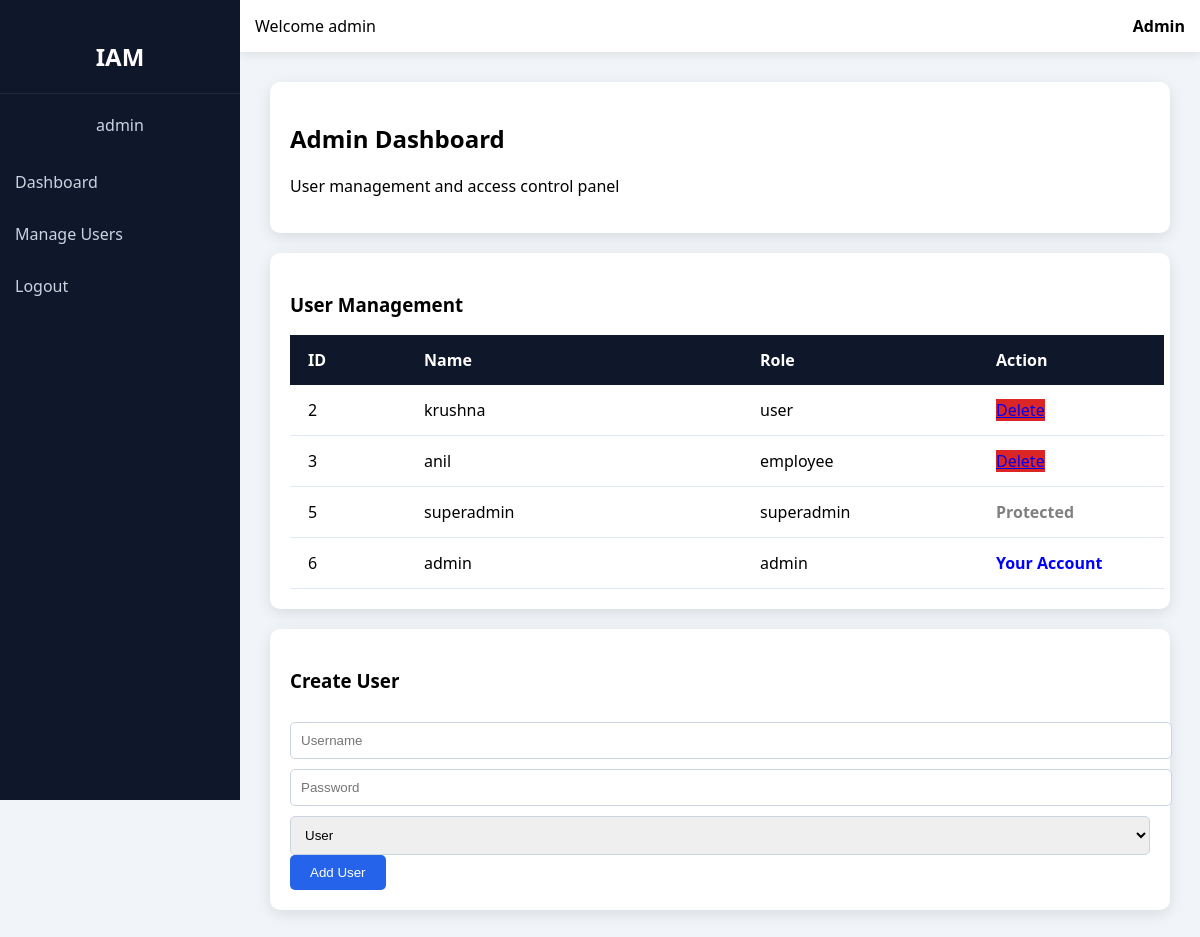
The app's page /admin (signed in) with its own data.
### tables this page shows
CREATE TABLE users
    (id INTEGER PRIMARY KEY AUTOINCREMENT,
    username TEXT,
    password TEXT,
    role TEXT);

### app.py (the view)
@app.route("/admin")
def admin():
    if session.get("role") not in ["admin", "superadmin"]:
        return redirect("/login")
    conn = connect_db()
    users = conn.execute("SELECT * FROM users").fetchall()
    total = len(users)
    conn.close()
    return render_template("admin.html",
                           users=users,
                           total=total)

### app.py (called while the page is built)
def connect_db():
    return sqlite3.connect("database.db")

### templates/admin.html (shortened to what this page needs)
{% extends "base.html" %}
{% block content %}
<div class="card" id="dashboard">
<h2>Admin Dashboard</h2>
<p>User management and access control panel</p>
</div>
<div class="card" id="manage-users">
<h3>User Management</h3>
<table>
<tr>
<th>ID</th>
<th>Name</th>
<th>Role</th>
<th>Action</th>
</tr>
{% for user in users %}
<tr>
<td>{{ user[0] }}</td>
<td>{{ user[1] }}</td>
<td>{{ user[3] }}</td>
<td>
{% if user[3] == "superadmin" %}
<span style="color:gray; font-weight:bold;">
Protected
</span>
{% elif user[0] == session["id"] %}
<span style="color:blue; font-weight:bold;">
Your Account
</span>
{% else %}
<a href="{{ url_for('delete', id=user[0]) }}"
class="btn-danger"
onclick="return confirm('Are you sure you want to delete this account?')">
Delete
</a>
{% endif %}
</td>
</tr>
{% endfor %}
</table>
</div>
<div class="card">
<h3>Create User</h3>
<form method="POST" action="{{ url_for('add_user') }}">
<input name="username"
placeholder="Username"
required>
<input type="password"
name="password"
placeholder="Password"
required>
<select name="role">
<option value="user">User</option>
</select>
<button type="submit" class="btn">
Add User
</button>
</form>
</div>
{% endblock %}

### templates/base.html (shortened to what this page needs)
<!DOCTYPE html>
<html>
<head>
<link rel="stylesheet"
href="{{ url_for('static', filename='style.css') }}">
</head>
<body>
<div class="sidebar">
<h2>IAM</h2>
<p style="text-align:center; color:#cbd5e1; margin-bottom:20px;">
{{ session.username }}
</p>
{% if session.role == "superadmin" %}
<a href="/superadmin#dashboard">Dashboard</a>
<a href="/superadmin#manage-users">Manage Users</a>
{% elif session.role == "admin" %}
<a href="/admin#dashboard">Dashboard</a>
<a href="/admin#manage-users">Manage Users</a>
{% elif session.role == "employee" %}
<a href="/employee#dashboard">Dashboard</a>
{% elif session.role == "user" %}
<a href="/user#dashboard">Dashboard</a>
{% endif %}
<a href="{{ url_for('logout') }}">Logout</a>
</div>
<div class="topbar">
Welcome {{ session.username }}
<span style="float:right; font-weight:bold; text-transform:capitalize;">
{{ session.role }}
</span>
</div>
<div class="main">
{% block content %}
{% endblock %}
</div>
</body>
</html>

### static/style.css (style rules this page uses)
body { margin:0; font-family:"Segoe UI", Arial; background:#f1f5f9; }
.sidebar { width:240px; height:100vh; background:#0f172a; color:white; position:fixed; }
.sidebar h2 { text-align:center; padding:20px; border-bottom:1px solid #1e293b; }
.sidebar a { display:block; padding:15px; color:#cbd5e1; text-decoration:none; }
.topbar { margin-left:240px; background:white; padding:15px; box-shadow:0 2px 10px rgba(0,0,0,0.1); }
.main { margin-left:240px; padding:30px; }
.card { background:white; padding:20px; border-radius:10px; box-shadow:0 4px 15px rgba(0,0,0,0.1); margin-bottom:20px; }
.btn { background:#2563eb; color:white; padding:10px 20px; border:none; border-radius:5px; cursor:pointer; }
.btn-danger { background:#dc2626; }
input,select { width:100%; padding:10px; margin-top:10px; border:1px solid #cbd5e1; border-radius:5px; }
table { width:100%; border-collapse:collapse; table-layout:fixed; }
th { background:#0f172a; color:white; padding:14px 18px; text-align:left; }
td { padding:14px 18px; border-bottom:1px solid #e2e8f0; text-align:left; vertical-align:middle; }
th:nth-child(1), td:nth-child(1) { width:80px; }
th:nth-child(2), td:nth-child(2) { width:300px; }
th:nth-child(3), td:nth-child(3) { width:200px; }
th:nth-child(4), td:nth-child(4) { width:150px; }

### records on screen
users: id "2", username "krushna", role "user"
users: id "3", username "anil", role "employee"
users: id "5", username "superadmin", role "superadmin", shows "Protected"
users: id "6", username "admin", role "admin", shows "Your Account"

### other values on screen
{{ session.username }} "admin"
{{ session.role }} "Admin"
